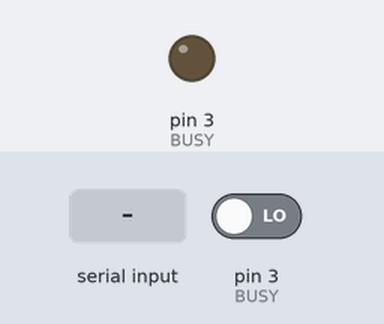
Bench run of a sketch on a simulated Arduino Uno, built with avr-gcc and run on an emulated ATmega328P. On the bench: output pins drawn as LEDs (lit = HIGH). The inputs (shaded band) are chosen by the test bench; at power-on: pin 3 (BUSY) LOW. What the sketch prints to the serial monitor is not drawn.

Above: at 1.4 s.
1.5 s: "90,45\n" received over Serial
At 1.61 s:
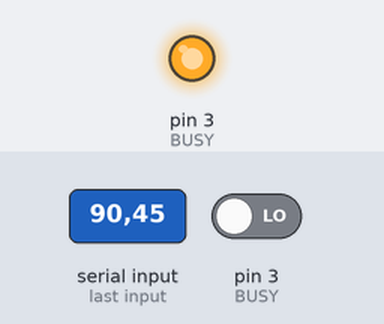
3.2 s: "30,150\n" received over Serial
At 3.8 s:
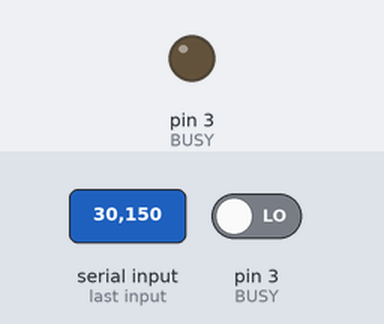
4.9 s: "200\n" received over Serial
At 5.9 s:
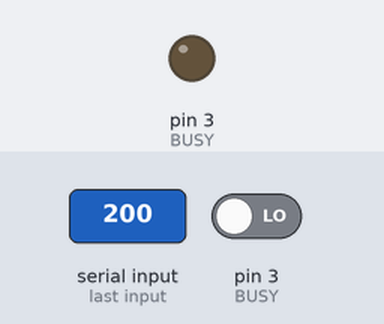
Timing chart, 0 to 7.9 s (numbered marks = the images above; inputs shaded):
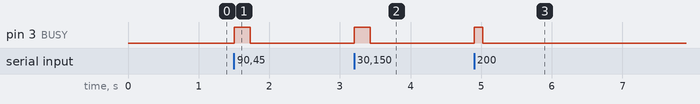

Measured:
- after the input at 1.5 s, pin 3 (BUSY): LOW → HIGH at once, → LOW 0.22 s later
- after the input at 3.2 s, pin 3 (BUSY): LOW → HIGH at once, → LOW 0.22 s later
- after the input at 4.9 s, pin 3 (BUSY): LOW → HIGH at once, → LOW 0.12 s later

The sketch:

kenwood_xs8_sl16.ino
```cpp
/*
Kenwood XS/XS8/SL16 system remote control
pinout: sleeve = GND ring = DATA tip = BUSY

           R
pin3 o---[   ]----o tip
          330

           R
pin2 o---[   ]----o ring
          330

for Kenwood KXF-W4010

CMD	        XS8	            SL16
-----------------------------------------------------
ff B 	 0100 0010 (0x42) 11111010 0010 0100 (0xFA24)
ff A 	 0100 0011 (0x43) 11111010 0011 0100 (0xFA34)
stop B 	 0100 0100 (0x44) 11111010 0100 0100 (0xFA44)
stop A 	 0100 0101 (0x45) 11111010 0101 0100 (0xFA54)
> B 	 0100 0110 (0x46) 11111010 0110 0100 (0xFA64)
> A 	 0100 0111 (0x47) 11111010 0111 0100 (0xFA74)
rec B 	 0100 1000 (0x48) 11111010 1000 0100 (0xFA84)
rew B 	 0100 1010 (0x4A) 11111010 1010 0100 (0xFAA4)
rew A 	 0100 1011 (0x4B) 11111010 1011 0100 (0xFAB4)
pause B  0100 1100 (0x4C) 11111010 1100 0100 (0xFAC4)
< B 	 0100 1110 (0x4E) 11111010 1110 0100 (0xFAE4)
< A 	 0100 1111 (0x4F) 11111010 1111 0100 (0xFAF4)
*/

//arduino pins
const uint8_t  DATA = 2;
const uint8_t  BUSY = 3;
const uint8_t  RESPONSE = 4;//for loop stopping at event like motor start

uint16_t last_cmd = 1;
uint8_t  interface = 8;

//timing XS8
const uint8_t START_BIT_L_8 = 1;
const uint8_t START_BIT_H_8 = 10;
const uint8_t BIT_0L_8 = 10;
const uint8_t BIT_1L_8 = 5;
const uint8_t BIT_H_8 = 5;

//timing SL16
const uint8_t START_BIT_L_16 = 5;
const uint8_t START_BIT_H_16 = 5;
const uint8_t BIT_0L_16 = 5;
const uint8_t BIT_1L_16 = 2;
const uint8_t BIT_H_16 = 2;

//delays
uint8_t START_BIT_L;
uint8_t START_BIT_H;
uint8_t BIT_0L;
uint8_t BIT_1L;
uint8_t BIT_H;

void setup()
{
  Serial.begin(9600);
  while (!Serial)
    ;
  pinMode(RESPONSE, INPUT);
  pinMode(BUSY, INPUT);
  pinMode(DATA, INPUT);
  set_interface(-8);

  // Usage

  Serial.println("Type:");

  Serial.println("  value -8 to set interface to XS/XS8. Default is XS/XS8");
  Serial.println("  value -16 to set interface to SL16");
  Serial.println("  value >0 to send command. It will be saved as 'last command'");
  Serial.println("  value <-16 to start a loop to automatically try all commands with delay of |value| ms beginning at 'last command'. Default 'last command' = 1");
}

void set_interface(int i)
{
  interface = -i;
  Serial.print("set interface to ");
  Serial.println(interface, DEC);
  if(interface == 8)
  {
    START_BIT_L = START_BIT_L_8;
    START_BIT_H = START_BIT_H_8;
    BIT_0L = BIT_0L_8;
    BIT_1L = BIT_1L_8;
    BIT_H = BIT_H_8;
  }
  else
  {
    START_BIT_L = START_BIT_L_16;
    START_BIT_H = START_BIT_H_16;
    BIT_0L = BIT_0L_16;
    BIT_1L = BIT_1L_16;
    BIT_H = BIT_H_16;
  }
}

void send_cmd(uint16_t cmd)
{
  Serial.print("Interface ");
  Serial.print(interface, DEC);
  Serial.print(" Command ");
  Serial.print(cmd, BIN);
  Serial.print(" / 0x");
  Serial.println(cmd, HEX);

  //test busy
  if(!digitalRead(BUSY))
  {
    pinMode(BUSY, OUTPUT);
    pinMode(DATA, OUTPUT);
    digitalWrite(BUSY, LOW);
    digitalWrite(DATA, LOW);
    //BUSY on
    digitalWrite(BUSY, HIGH);
    //start bit
    delay(START_BIT_L);
    digitalWrite(DATA, HIGH);
    delay(START_BIT_H);

    //data bits
    for (uint16_t mask = 1U << (interface - 1); mask; mask >>= 1)
    {
      digitalWrite(DATA, LOW);
      if (cmd & mask)
        delay(BIT_1L);
      else
        delay(BIT_0L);
      digitalWrite(DATA, HIGH);
      delay(BIT_H);
    }

    //end command
    digitalWrite(DATA, LOW);
    //BUSY off
    digitalWrite(BUSY, LOW);
    delay(1);
    //go standby
    pinMode(BUSY, INPUT);
    pinMode(DATA, INPUT);
    last_cmd = cmd;
    }
}

void try_all(int wait)
{
  for (uint16_t cmd = last_cmd; cmd < 1U << (interface - 1); cmd++)
  {
    send_cmd(cmd);
    delay(-wait);
    if(digitalRead(RESPONSE))
      break;
  }
}

void loop()
{
  while (Serial.available())
  {
    long val = Serial.parseInt();
    if (val == -8 || val == -16)
      set_interface(val);
    else if(val > 0)
      send_cmd(val);
    else if(val < -16)
      try_all(val);
  }
}
```
